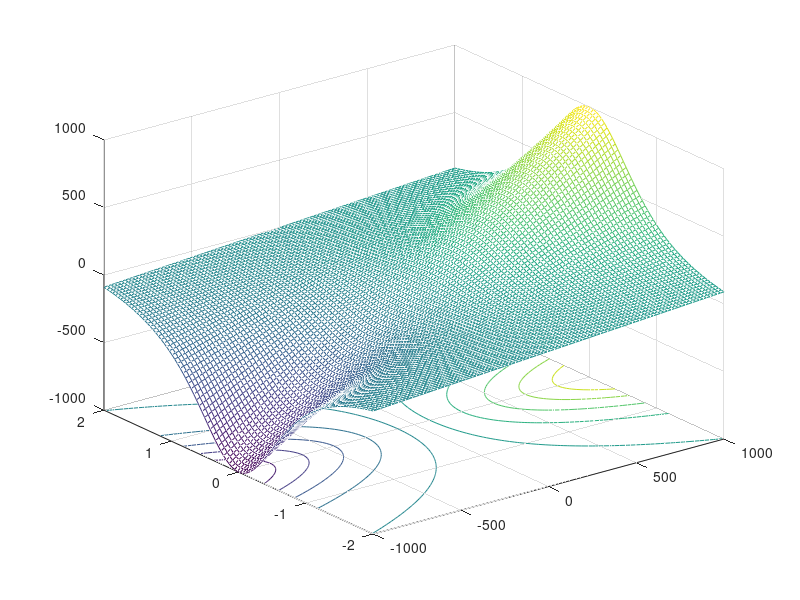
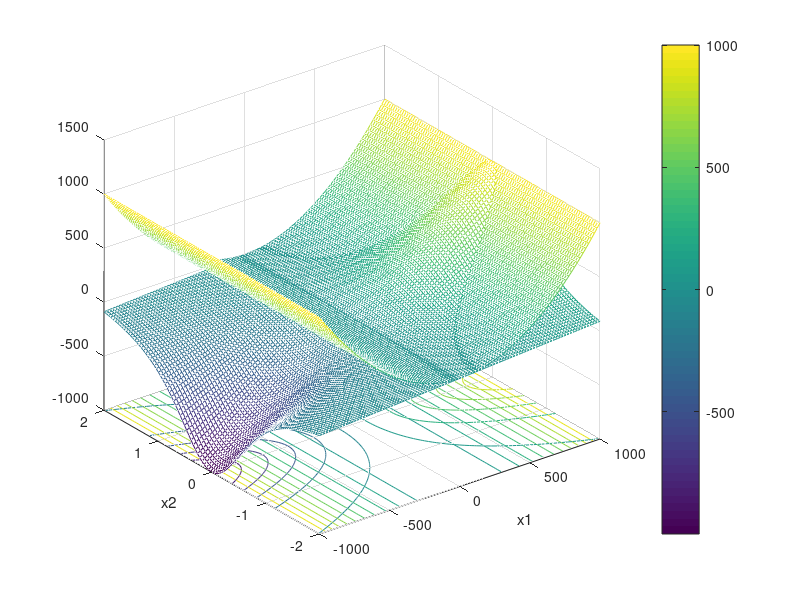
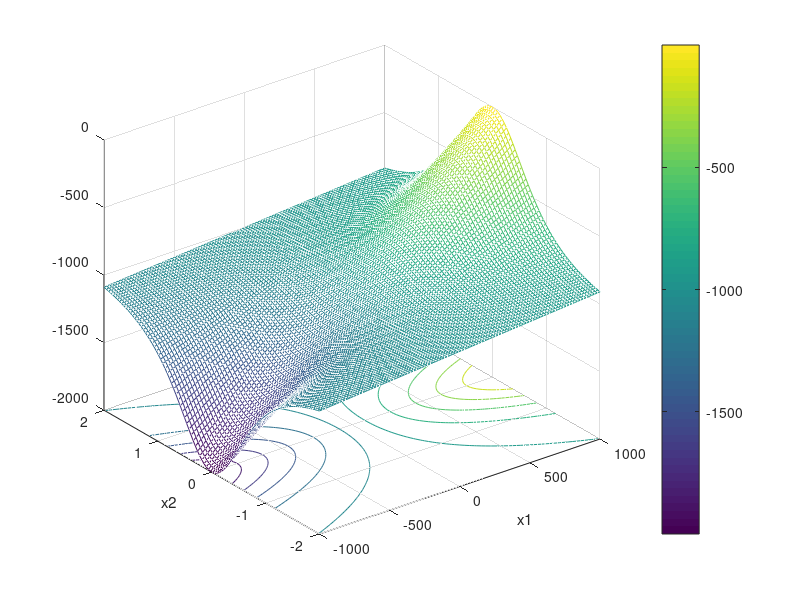

The MATLAB script that drew these images, in order:
clear all; clc; close all
x1 = linspace(-1000,1000);
x2 = linspace(-2,2);
[X,Y] = meshgrid(x1,x2);
Z = X./(1 + (Y.^2)).^(3/2);
figure; meshc(X,Y,Z);
figure; meshc(X,Y,Z); hold on
Z2 = 1e-3*X.^2 + 1e-3*Y.^2;
meshc(X,Y,Z2); colorbar; 
xlabel('x1'); ylabel('x2')

Z1 = X./(1 + (Y.^2)).^(3/2) - 1000;
figure; meshc(X,Y,Z1); colorbar; 
xlabel('x1'); ylabel('x2')






